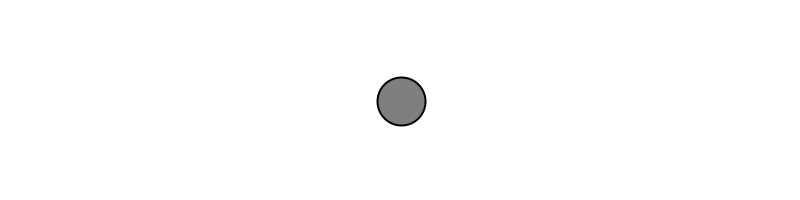
Frame 1 (no input)
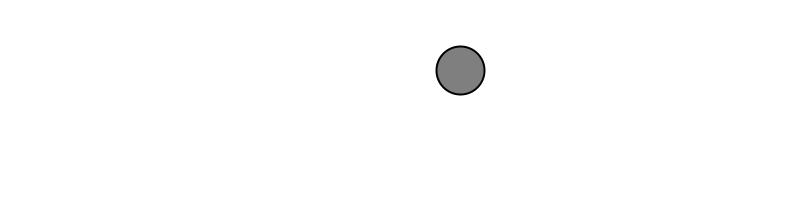
Frame 60 (the mouse pressed at the canvas centre just before this capture)
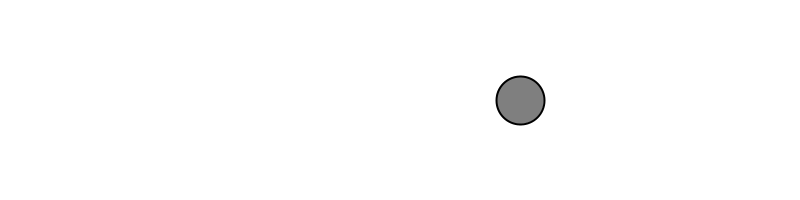
Frame 120 (the mouse held since frame 60 and released just before this capture)

The Processing sketch that drew these frames (run headless with seeded random() and noise(); from frame 60 on, the mouse is pressed at the canvas centre):

// Processing sketch: week04
// ── week04.pde
Mover mover;
void settings() {
  size(800, 200);
}

void setup() {
  mover = new Mover();
}

void draw() {
  background(255);
  mover.update();
  mover.checkEdges();
  mover.display();
}
// ── Mover.pde
class Mover {
  PVector location;
  PVector velocity;
  PVector gravity;
  
  Mover() {
    location = new PVector(width/2, height/2);
    velocity = new PVector(1, 1);
    gravity = new PVector(0, 1);
  }
  
  void update() {
    location.add(velocity);
    velocity.add(gravity);
  }
  
  void display() {
    stroke(0);
    strokeWeight(2);
    fill(127);
    ellipse(location.x, location.y, 48, 48);
  }
  
  void checkEdges() {
    if (location.x > width){
      velocity.x = abs(velocity.x) * -1;
    } else if(location.x < 0) {
      velocity.x = abs(velocity.x);
    }
    
    if (location.y > height){
      velocity.y = abs(velocity.y) * -1;
    } else if (location.y < 0) {
      velocity.y = abs(velocity.y);
    }
  }
}
